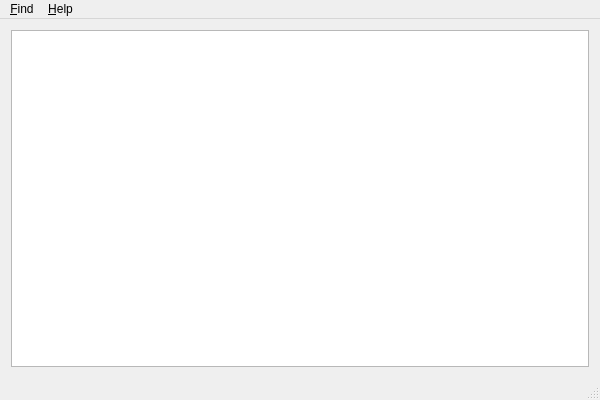
<?xml version="1.0" encoding="UTF-8"?>
<ui version="4.0">
 <class>MainWindow</class>
 <widget class="QMainWindow" name="MainWindow">
  <property name="geometry">
   <rect>
    <x>0</x>
    <y>0</y>
    <width>600</width>
    <height>400</height>
   </rect>
  </property>
  <property name="windowTitle">
   <string>Find/Replace Dialog Example</string>
  </property>
  <widget class="QWidget" name="centralWidget">
   <layout class="QGridLayout" name="gridLayout">
    <item row="0" column="0">
     <widget class="QTextEdit" name="textEdit"/>
    </item>
   </layout>
  </widget>
  <widget class="QMenuBar" name="menuBar">
   <property name="geometry">
    <rect>
     <x>0</x>
     <y>0</y>
     <width>600</width>
     <height>21</height>
    </rect>
   </property>
   <widget class="QMenu" name="menu_Find">
    <property name="title">
     <string>&amp;Find</string>
    </property>
    <addaction name="actionFind"/>
    <addaction name="actionReplace"/>
    <addaction name="separator"/>
    <addaction name="actionFindNext"/>
    <addaction name="actionFindPrevious"/>
   </widget>
   <widget class="QMenu" name="menu_Help">
    <property name="title">
     <string>&amp;Help</string>
    </property>
    <addaction name="actionAbout"/>
    <addaction name="actionAboutQt"/>
   </widget>
   <addaction name="menu_Find"/>
   <addaction name="menu_Help"/>
  </widget>
  <widget class="QStatusBar" name="statusBar"/>
  <action name="actionFind">
   <property name="text">
    <string>&amp;Find...</string>
   </property>
   <property name="toolTip">
    <string>Find menu</string>
   </property>
   <property name="shortcut">
    <string>Ctrl+F</string>
   </property>
  </action>
  <action name="actionAbout">
   <property name="text">
    <string>&amp;About</string>
   </property>
   <property name="toolTip">
    <string>About this application</string>
   </property>
  </action>
  <action name="actionAboutQt">
   <property name="text">
    <string>About &amp;Qt</string>
   </property>
   <property name="toolTip">
    <string>About Qt</string>
   </property>
  </action>
  <action name="actionReplace">
   <property name="text">
    <string>Replace</string>
   </property>
   <property name="toolTip">
    <string>Opens the Find/Replace dialog</string>
   </property>
   <property name="shortcut">
    <string>Ctrl+R</string>
   </property>
  </action>
  <action name="actionFindNext">
   <property name="text">
    <string>Find &amp;Next</string>
   </property>
   <property name="toolTip">
    <string>Find next occurrence</string>
   </property>
   <property name="shortcut">
    <string>F3</string>
   </property>
  </action>
  <action name="actionFindPrevious">
   <property name="text">
    <string>Find &amp;Previous</string>
   </property>
   <property name="toolTip">
    <string>Find previous occurrence</string>
   </property>
   <property name="shortcut">
    <string>Shift+F3</string>
   </property>
  </action>
 </widget>
 <layoutdefault spacing="6" margin="11"/>
 <resources/>
 <connections/>
</ui>
